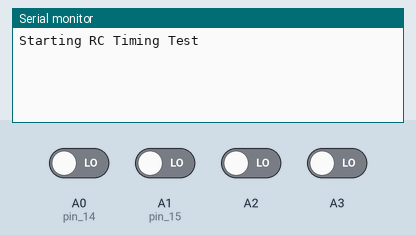
Bench run of a sketch on a simulated Arduino Uno, built with avr-gcc and run on an emulated ATmega328P. Parts: the last lines printed to the serial monitor. The inputs (shaded band) are chosen by the test bench; at power-on: A0 (pin_14), A1 (pin_15), A2, A3 LOW.

Above: at 1.2 s.
1.3 s: A0 (pin_14) driven HIGH
At 2.2 s:
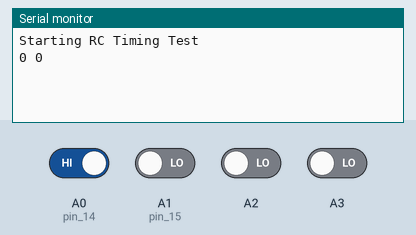
2.8 s: A0 (pin_14) driven LOW
At 3.4 s:
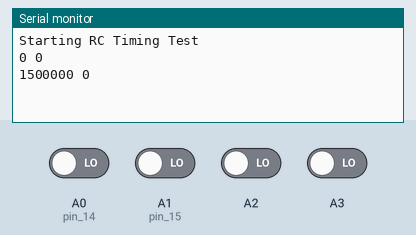

Measured:
- after the input at 1.3 s, the serial monitor: prints a new line at once (image 1)
- after the input at 2.8 s, the serial monitor: prints a new line at once (image 2)

The sketch:

receiver_interrupt.ino
```cpp
static   byte rcOld;        // Prev. states of inputs
volatile unsigned long rcRises[4]; // times of prev. rising edges
volatile unsigned long rcTimes[4]; // recent pulse lengths
volatile unsigned int  rcChange=0; // Change-counter

// Be sure to call setup_rcTiming() from setup()
void setup_rcTiming() {
  rcOld = 0;
  pinMode(A0, INPUT);  // pin 14, A0, PC0, for pin-change interrupt
  pinMode(A1, INPUT);  // pin 15, A1, PC1, for pin-change interrupt
  pinMode(A2, INPUT);
  pinMode(A3, INPUT);
  PCMSK1 |= 0x0F;       // Four-bit mask for four channels
  PCIFR  |= 0x02;       // clear pin-change interrupts if any
  PCICR  |= 0x02;       // enable pin-change interrupts
}
// Define the service routine for PCI vector 1
ISR(PCINT1_vect) {
  byte rcNew = PINC & 15;   // Get low 4 bits, A0-A3
  byte changes = rcNew^rcOld;   // Notice changed bits
  byte channel = 0;
  unsigned long now = micros(); // micros() is ok in int routine
  while (changes) {
    if ((changes & 1)) {  // Did current channel change?
      if ((rcNew & (1<<channel))) { // Check rising edge
        rcRises[channel] = now;     // Is rising edge
      } else {              // Is falling edge
        rcTimes[channel] = now-rcRises[channel];
      }
    }
    changes >>= 1;      // shift out the done bit
    ++channel;
    ++rcChange;
  }
  rcOld = rcNew;        // Save new state
}

void setup() {
  Serial.begin(115200);
  Serial.println("Starting RC Timing Test");
  setup_rcTiming();
}

void loop() {
  unsigned long rcT[4]; // copy of recent pulse lengths
  unsigned int rcN;
  if (rcChange) {

    // Data is subject to races if interrupted, so off interrupts
    cli();          // Disable interrupts
    rcN = rcChange;
    rcChange = 0;       // Zero the change counter
    rcT[0] = rcTimes[0];
    rcT[1] = rcTimes[1];
    rcT[2] = rcTimes[2];
    rcT[3] = rcTimes[3];
    sei();          // reenable interrupts

    Serial.print(rcT[0]);
    Serial.print(' ');
    Serial.println(rcT[1]);
  }
  sei();            // reenable interrupts
}
```
